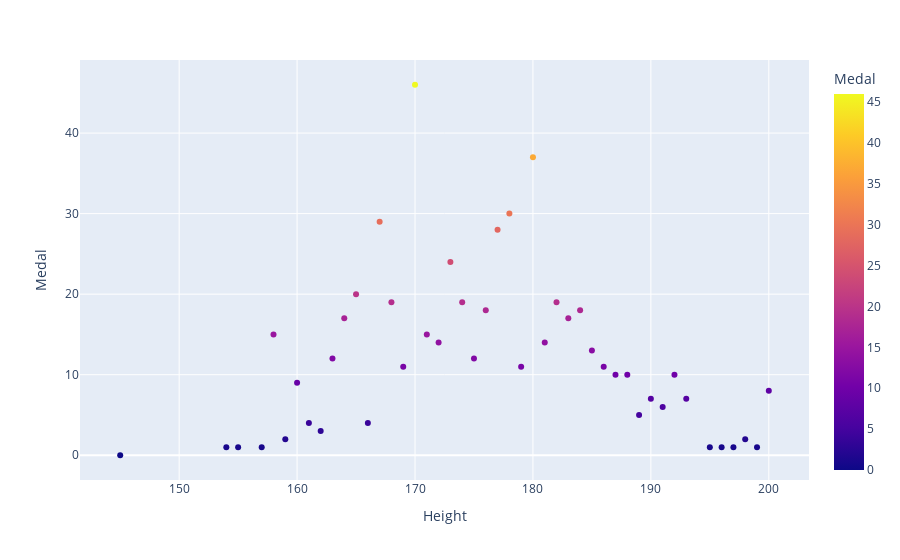

Notebook code for this chart:
### Code cell
px.scatter(ita_height, "Height", "Medal", color="Medal",)

### Figure 1 — Plotly figure (JSON) as saved in the notebook; plotly's stock layout.template omitted (floating-point values rounded to 4 significant figures)
{"data": [{"hovertemplate": "Height=%{x}<br>Medal=%{marker.color}<extra></extra>", "legendgroup": "", "marker": {"color": [8, 1, 2, 1, 1, 1, 7, 10, 6, 7, 5, 10, 10, 11, 13, 18, 17, 19, 14, 37, 11, 30, 28, 18, 12, 19, 24, 14, 15, 46, 11, 19, 29, 4, 20, 17, 12, 3, 4, 9, 2, 15, 1, 1, 1, 0], "coloraxis": "coloraxis", "symbol": "circle"}, "mode": "markers", "name": "", "orientation": "v", "showlegend": false, "type": "scatter", "x": [200, 199, 198, 197, 196, 195, 193, 192, 191, 190, 189, 188, 187, 186, 185, 184, 183, 182, 181, 180, 179, 178, 177, 176, 175, 174, 173, 172, 171, 170, 169, 168, 167, 166, 165, 164, 163, 162, 161, 160, 159, 158, 157, 155, 154, 145], "xaxis": "x", "y": [8, 1, 2, 1, 1, 1, 7, 10, 6, 7, 5, 10, 10, 11, 13, 18, 17, 19, 14, 37, 11, 30, 28, 18, 12, 19, 24, 14, 15, 46, 11, 19, 29, 4, 20, 17, 12, 3, 4, 9, 2, 15, 1, 1, 1, 0], "yaxis": "y"}], "layout": {"coloraxis": {"colorbar": {"title": {"text": "Medal"}}, "colorscale": [[0, "#0d0887"], [0.1111, "#46039f"], [0.2222, "#7201a8"], [0.3333, "#9c179e"], [0.4444, "#bd3786"], [0.5556, "#d8576b"], [0.6667, "#ed7953"], [0.7778, "#fb9f3a"], [0.8889, "#fdca26"], [1, "#f0f921"]]}, "legend": {"tracegroupgap": 0}, "margin": {"t": 60}, "xaxis": {"anchor": "y", "domain": [0, 1], "title": {"text": "Height"}}, "yaxis": {"anchor": "x", "domain": [0, 1], "title": {"text": "Medal"}}}}
